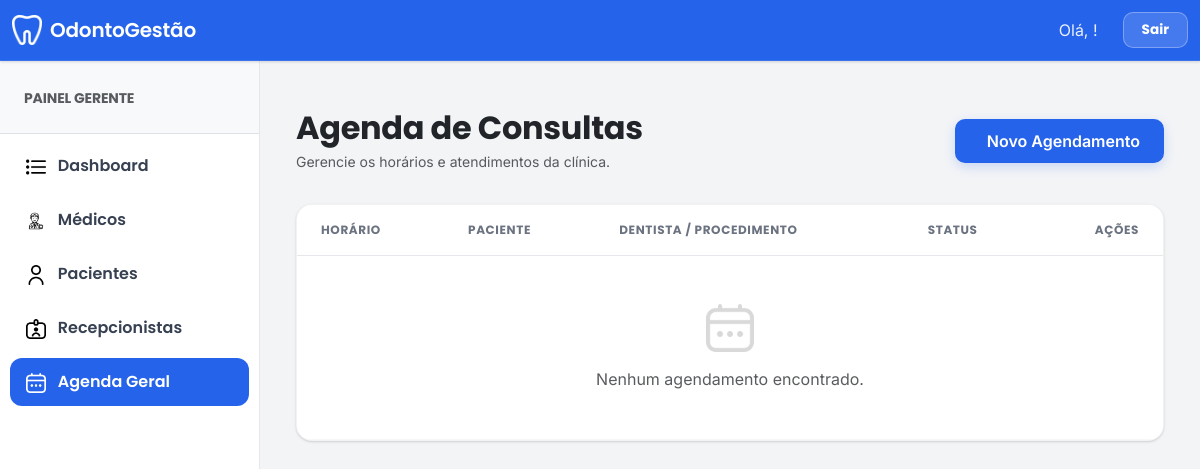
/manage_consulta/ (signed in), run on an earlier commit of the app's database.
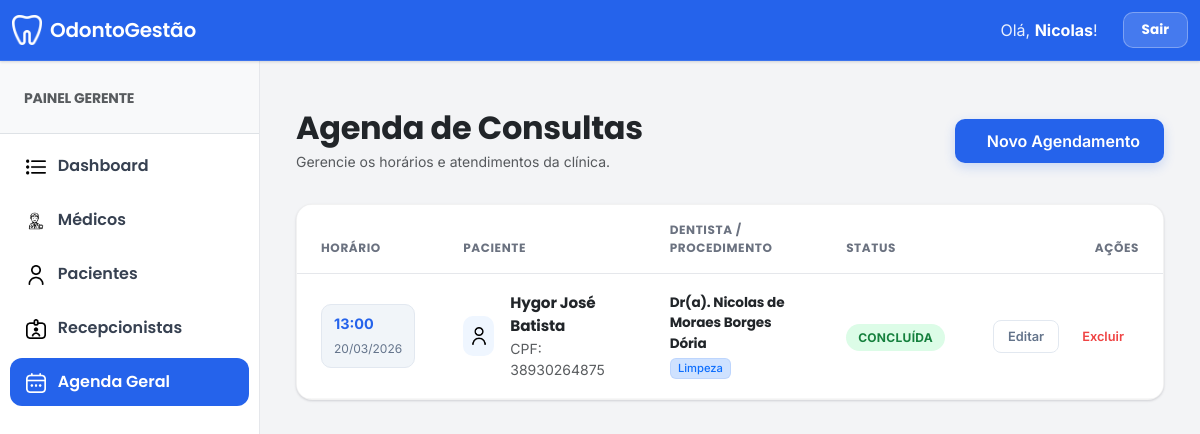
And on a later commit of the database.
### clinica_app/models.py (models this page shows, shortened)
class CustomUser(AbstractUser):
    USER_TYPE_CHOICES = (
        ('1', 'Gerente'),
        ('2', 'Dentista'),
        ('3', 'Paciente'),
        ('4', 'Recepcionista'),
    )
    email = models.EmailField(unique=True)
    user_type = models.CharField(default='1', choices=USER_TYPE_CHOICES, max_length=1)
    first_name = models.CharField("Nome completo", max_length=150, blank=True)
    REQUIRED_FIELDS = ['email', 'first_name']

class Consulta(models.Model):
    paciente_id = models.ForeignKey(Paciente, on_delete=models.CASCADE)
    dentista_id = models.ForeignKey(Dentista, on_delete=models.CASCADE)
    procedimento_id = models.ForeignKey(Procedimento, on_delete=models.CASCADE)
    data_consulta = models.DateTimeField()
    status = models.BooleanField(default=False)

class Paciente(models.Model):
    admin = models.OneToOneField(CustomUser, on_delete=models.CASCADE)
    genero = models.CharField(max_length=50, null=True, blank=True)
    cpf = models.CharField(max_length=14, null=True, blank=True)
    telefone = models.CharField(max_length=20, null=True, blank=True)
    data_nascimento = models.DateField(null=True, blank=True)
    address = models.TextField(null=True, blank=True)
    historico_medico = models.TextField(null=True, blank=True)

class Dentista(models.Model):
    admin = models.OneToOneField(CustomUser, on_delete=models.CASCADE)
    especialidade = models.CharField(max_length=255, null=True, blank=True)
    cro = models.CharField(max_length=50, null=True, blank=True)
    address = models.TextField(null=True, blank=True)
    cpf = models.CharField(max_length=14, null=True, blank=True)
    telefone = models.CharField(max_length=20, null=True, blank=True)
    data_nascimento = models.DateField(null=True, blank=True)

class Procedimento(models.Model):
    nome = models.CharField(max_length=255)
    valor = models.DecimalField(max_digits=10, decimal_places=2)

### clinica_app/views.py (the view)
# urls.py: path('manage_consulta/', views.manage_consulta, name="manage_consulta"),
@login_required
def manage_consulta(request):
    if str(request.user.user_type) not in ["1", "4"]: return redirect('home')
    return render(request, "gerente_template/manage_consulta_template.html", {"consultas": Consulta.objects.all().order_by('-data_consulta')})

### clinica_app/templates/gerente_template/manage_consulta_template.html (shortened to what the changed rows need)
{% extends 'base.html' %}
{% load static %}
{% block main_content %}
<div class="container-fluid py-4 page-container">
    <div class="row page-header align-items-center">
        <div class="col-md-6">
            <h2 class="fw-bold text-dark mb-1">Agenda de Consultas</h2>
        </div>
    </div>
    <div class="content-card">
        <div class="table-responsive">
            <table class="table table-custom mb-0">
                <thead>
                    <tr>
                        <th>Horário</th>
                        <th>Paciente</th>
                        <th>Dentista / Procedimento</th>
                        <th>Status</th>
                        <th class="text-end">Ações</th>
                    </tr>
                </thead>
                <tbody>
                    {% for c in consultas %}
                    <tr>
                        <td>
                            <div class="datetime-box">
                                <span class="time-text">{{ c.data_consulta|date:"H:i" }}</span>
                                <span class="date-text">{{ c.data_consulta|date:"d/m/Y" }}</span>
                            </div>
                        </td>
                        <td>
                            <div class="d-flex align-items-center">
                                <div class="patient-avatar me-3">
                                    <img src="{% static 'utilizador.png' %}" alt="Paciente">
                                </div>
                                <div>
                                    <div class="fw-bold text-dark" style="font-size: 0.95rem;">
                                        {{ c.paciente_id.admin.first_name }} {{ c.paciente_id.admin.last_name }}
                                    </div>
                                    <div class="text-muted small">
                                        CPF: {{ c.paciente_id.cpf|default:"---" }}
                                    </div>
                                </div>
                            </div>
                        </td>
                        <td>
                            <div class="text-dark fw-bold" style="font-size: 0.85rem;">
                                Dr(a). {{ c.dentista_id.admin.first_name|default:c.dentista_id.admin.email }}
                            </div>
                            <div class="badge bg-primary-subtle text-primary mt-1 fw-medium" style="font-size: 0.7rem; border: 1px solid rgba(37, 99, 235, 0.1);">
                                {{ c.procedimento_id.nome }}
                            </div>
                        </td>
                        <td>
                            {% if c.status %}
                                <span class="status-pill status-done">Concluída</span>
                            {% else %}
                                <span class="status-pill status-pending">Pendente</span>
                            {% endif %}
                        </td>
                        <td class="text-end">
                            <div class="d-flex justify-content-end gap-2">
                                <a href="{% url 'edit_consulta' c.id %}" class="btn btn-action-edit">
                                    Editar
                                </a>
                                <a href="{% url 'delete_consulta' c.id %}"
                                   class="btn btn-action-delete"
                                   onclick="return confirm('Deseja cancelar este agendamento?')">
                                    Excluir
                                </a>
                            </div>
                        </td>
                    </tr>
                    {% empty %}
                    <tr>
                        <td colspan="5" class="text-center py-5">
                            <img src="{% static 'calendario.png' %}" style="width: 48px; opacity: 0.15; margin-bottom: 15px;">
                            <p class="text-muted mb-0">Nenhum agendamento encontrado.</p>
                        </td>
                    </tr>
                    {% endfor %}
                </tbody>
            </table>
        </div>
    </div>
</div>
{% endblock main_content %}

### clinica_app/templates/base.html (shortened to what this page needs)
{% load static %}
<!DOCTYPE html>
<html lang="pt-br">
<head>
    <link href="https://cdn.jsdelivr.net/npm/bootstrap@5.3.0/dist/css/bootstrap.min.css" rel="stylesheet">
</head>
<body>
    {% if user.is_authenticated %}
    <nav class="navbar navbar-expand-lg">
        <div class="container-fluid">
            <a class="navbar-brand" href="#">
                <img src="{% static 'denteb.png' %}" alt="Logo" width="30" height="30" class="me-2">
                OdontoGestão
            </a>
            <div class="collapse navbar-collapse" id="navbarNav">
                <ul class="navbar-nav ms-auto align-items-center">
                    <li class="nav-item">
                        <span class="user-welcome">Olá, <span class="user-name">{{ user.first_name }}</span>!</span>
                    </li>
                    <li class="nav-item">
                        <a class="nav-link-custom" href="{% url 'logout_user' %}">Sair</a>
                    </li>
                </ul>
            </div>
        </div>
    </nav>
    {% endif %}
    <div class="main-wrapper">
        {% if user.is_authenticated %}
        <aside id="sidebar">
            <div class="p-4 border-bottom bg-light">
                <small class="text-uppercase fw-bold text-muted">
                    {% if user.user_type == '1' %}Painel Gerente
                    {% elif user.user_type == '2' %}Painel Médico
                    {% elif user.user_type == '4' %}Painel Recepção
                    {% endif %}
                </small>
            </div>
            <nav class="mt-2">
                {% with url_name=request.resolver_match.url_name %}
                {% if user.user_type == '2' %}
                    <a href="{% url 'dentista_home' %}" class="sidebar-link {% if url_name == 'dentista_home' %}active{% endif %}">
                        <img src="{% static 'computador.png' %}" width="20" class="me-2"> Meu Painel
                    </a>
                    <a href="{% url 'dentista_manage_paciente' %}" class="sidebar-link {% if url_name == 'dentista_manage_paciente' or url_name == 'view_paciente' %}active{% endif %}">
                        <img src="{% static 'utilizador.png' %}" width="20" class="me-2"> Pacientes
                    </a>
                    <a href="{% url 'add_consulta' %}" class="sidebar-link {% if url_name == 'add_consulta' %}active{% endif %}">
                        <img src="{% static 'adicionar.png' %}" width="20" class="me-2"> Agendar Consulta
                    </a>
                {% elif user.user_type == '1' %}
                    <a href="{% url 'gerente_home' %}" class="sidebar-link {% if url_name == 'gerente_home' %}active{% endif %}">
                        <img src="{% static 'lista.png' %}" width="20" class="me-2"> Dashboard
                    </a>
                    <a href="{% url 'manage_dentista' %}" class="sidebar-link {% if 'dentista' in url_name %}active{% endif %}">
                        <img src="{% static 'dentista.png' %}" width="20" class="me-2"> Médicos
                    </a>
                    <a href="{% url 'manage_paciente' %}" class="sidebar-link {% if 'paciente' in url_name %}active{% endif %}">
                        <img src="{% static 'utilizador.png' %}" width="20" class="me-2"> Pacientes
                    </a>
                    <a href="{% url 'manage_recepcionista' %}" class="sidebar-link {% if 'recepcionista' in url_name %}active{% endif %}">
                        <img src="{% static 'recepcionista.png' %}" width="20" class="me-2"> Recepcionistas
                    </a>
                    <a href="{% url 'manage_consulta' %}" class="sidebar-link {% if 'consulta' in url_name %}active{% endif %}">
                        <img src="{% static 'calendario.png' %}" width="20" class="me-2"> Agenda Geral
                    </a>
                {% endif %}
                {% endwith %}
            </nav>
        </aside>
        {% endif %}
        <main id="content-area">
            {% block main_content %}{% endblock %}
        </main>
    </div>
</body>
</html>

What changed in the data, as far as the page shows it:
now on this page (row edited): CustomUser: first_name "Nicolas"
added Consulta: data_consulta "13:00", data_consulta "20/03/2026", paciente_id.admin.first_name "Hygor José Batista", paciente_id.cpf "38930264875", dentista_id.admin.first_name "Nicolas de Moraes Borges Dória", procedimento_id.nome "Limpeza", status "CONCLUÍDA"
Also different on the page:
text no longer shown: "Nenhum agendamento encontrado."
